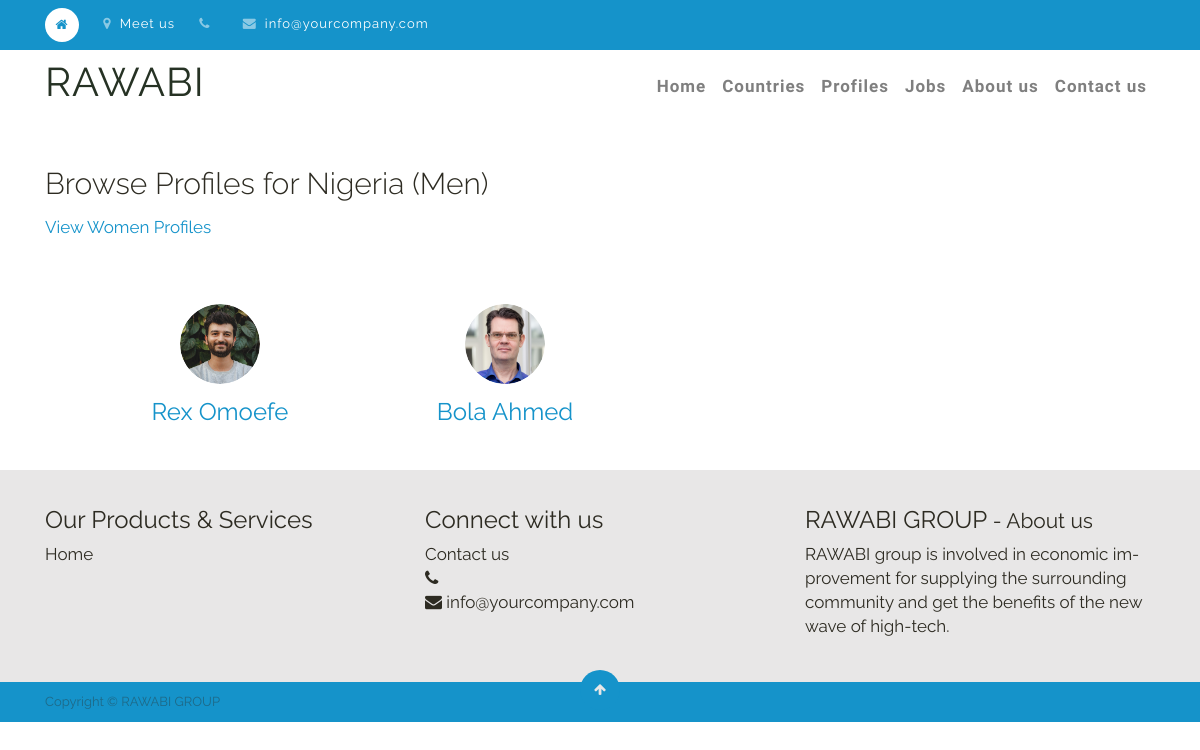
/1/country/1/, run on the app's committed database.
### profiles/models.py (models this page shows, shortened)
class Country(models.Model):
    name = models.CharField(max_length=100)
    num_profiles = models.IntegerField()
    country_logo = models.ImageField(upload_to='images/',default='/images/man_2.jpg')
    def get_absolute_url(self):
        return "/%i/country" % self.id

class Profile(models.Model):
    LEVEL = [
        ('undergraduate', 'Under Graduate'),
        ('graduate', 'Graduate'),
    ]
    SEX = [
        ('male', 'Male'),
        ('female', 'Female'),
    ]
    country = models.ForeignKey('Country', on_delete=models.CASCADE)
    profile_url = models.ImageField(upload_to='images/',default='/images/test1.jpg')
    gender = models.CharField(
        max_length=20,
        choices=SEX,
        default='male',
    			)
    name = models.CharField(max_length=100)
    age = models.IntegerField()
    level_edu = models.CharField(
        max_length=20,
        choices=LEVEL,
        default='graduate',
    			)
    prof = models.CharField(max_length=100)
    bio  = models.TextField(max_length=100)
    is_reserved = models.BooleanField()
    def get_absolute_url(self):
        return "/%i/profile" % self.id

### profiles/views.py (the view)
# urls.py: path('<int:id>/country/<int:idm>/', country_gender, name='country_gender'),
def country_gender(request, id, idm):
	men_or_women = ''
	if idm == 1:
		profile = Profile.objects.filter(country=id,  gender='male')
		men_or_women = 'Men'
	elif idm == 2:
		profile = Profile.objects.filter(country=id,  gender='female')
		men_or_women = 'Women'
	country_id = Country.objects.get(pk=id)
	context = {'profiles':profile, 'country':country_id, 'men_or_women':men_or_women}
	return render(request, "profiles/profiles_list.htm", context)

### profiles/templates/profiles/profiles_list.htm
{% extends 'base.htm' %}
{% load static %}
{% block main %}
<main>
    <div id="wrap" class="oe_structure oe_empty">
    <div class="container">
    <section class="s_features">
    <div class="row s_nb_column_fixed">
            <div class="col-lg-12 s_title pt16 pb16">
              <h1 class="s_title_thin">
                <font style="font-size: 30px;">Browse Profiles for {{country.name}} ({{men_or_women}})</font>
              </h1>
              {% if men_or_women == 'Men' %}
             			 <a href="{{country.get_absolute_url}}/2"> <p>View Women Profiles</p>
              {% elif men_or_women == 'Women' %}
              				<a href="{{country.get_absolute_url}}/1"> <p>View Men Profiles</p>
              {% endif %}
            </div>
          </div>
     </section>
 </div>
 	<div class="container">
    <section class="s_features">
        <div class="container">
          <div class="row">
          	{% for profile in profiles %}
            <div class="pt32 pb32 text-center offset-lg-1 col-lg-2">
              <a href="{{ profile.get_absolute_url }}"><img class="img-fluid o_we_custom_image rounded-circle" src="{{ profile.profile_url.url}}" data-original-title="" alt="profile picture" aria-describedby="tooltip720756"/> </a>
              <a href="{{ profile.get_absolute_url }}">
              <h3>
                <font style="font-size: 24px;">{{profile.name}}</font>
              </h3>
          	</a>
            </div>
            {% endfor %}
        </div>
      </section>
  </div>
    </div>
                </main>
{% endblock main %}

### data on the page
Country: name "Nigeria"
Profile: profile_url (picture), name "Rex Omoefe"
Profile: profile_url (picture), name "Bola Ahmed"

### other printed values
{{ men_or_women }} "Men"
